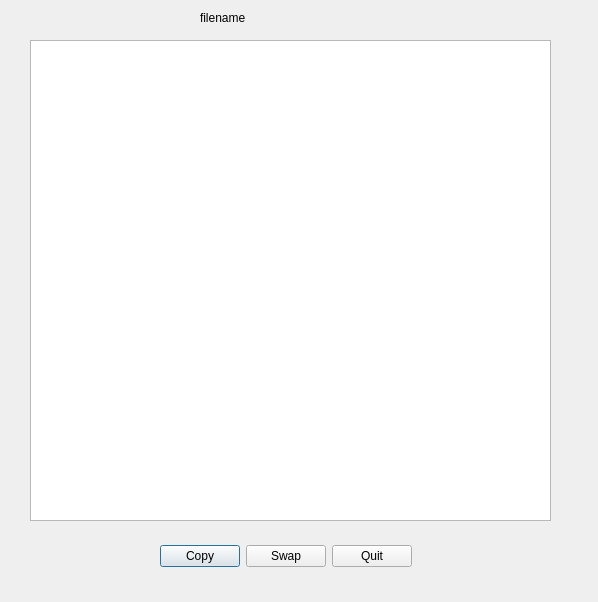
<?xml version="1.0" encoding="UTF-8"?>
<ui version="4.0">
 <class>adblogDialog</class>
 <widget class="QDialog" name="adblogDialog">
  <property name="geometry">
   <rect>
    <x>0</x>
    <y>0</y>
    <width>598</width>
    <height>602</height>
   </rect>
  </property>
  <property name="windowTitle">
   <string>Logfile Viewer</string>
  </property>
  <widget class="QTextBrowser" name="logBrowser">
   <property name="geometry">
    <rect>
     <x>30</x>
     <y>40</y>
     <width>521</width>
     <height>481</height>
    </rect>
   </property>
  </widget>
  <widget class="QLabel" name="logfileName">
   <property name="geometry">
    <rect>
     <x>200</x>
     <y>10</y>
     <width>201</width>
     <height>16</height>
    </rect>
   </property>
   <property name="text">
    <string>filename</string>
   </property>
  </widget>
  <widget class="QWidget" name="layoutWidget">
   <property name="geometry">
    <rect>
     <x>160</x>
     <y>540</y>
     <width>252</width>
     <height>32</height>
    </rect>
   </property>
   <layout class="QHBoxLayout" name="horizontalLayout">
    <item>
     <widget class="QPushButton" name="copyButton">
      <property name="toolTip">
       <string>&lt;html&gt;&lt;head/&gt;&lt;body&gt;&lt;p&gt;Copy to clipboard&lt;/p&gt;&lt;/body&gt;&lt;/html&gt;</string>
      </property>
      <property name="text">
       <string>Copy</string>
      </property>
     </widget>
    </item>
    <item>
     <widget class="QPushButton" name="swapButton">
      <property name="toolTip">
       <string>&lt;html&gt;&lt;head/&gt;&lt;body&gt;&lt;p&gt;Switch between current and formar logs.&lt;/p&gt;&lt;/body&gt;&lt;/html&gt;</string>
      </property>
      <property name="text">
       <string>Swap</string>
      </property>
     </widget>
    </item>
    <item>
     <widget class="QPushButton" name="quitButton">
      <property name="toolTip">
       <string>&lt;html&gt;&lt;head/&gt;&lt;body&gt;&lt;p&gt;Quit viewer&lt;/p&gt;&lt;/body&gt;&lt;/html&gt;</string>
      </property>
      <property name="text">
       <string>Quit</string>
      </property>
     </widget>
    </item>
   </layout>
  </widget>
 </widget>
 <resources/>
 <connections>
  <connection>
   <sender>quitButton</sender>
   <signal>clicked()</signal>
   <receiver>adblogDialog</receiver>
   <slot>close()</slot>
   <hints>
    <hint type="sourcelabel">
     <x>377</x>
     <y>555</y>
    </hint>
    <hint type="destinationlabel">
     <x>294</x>
     <y>300</y>
    </hint>
   </hints>
  </connection>
 </connections>
</ui>
